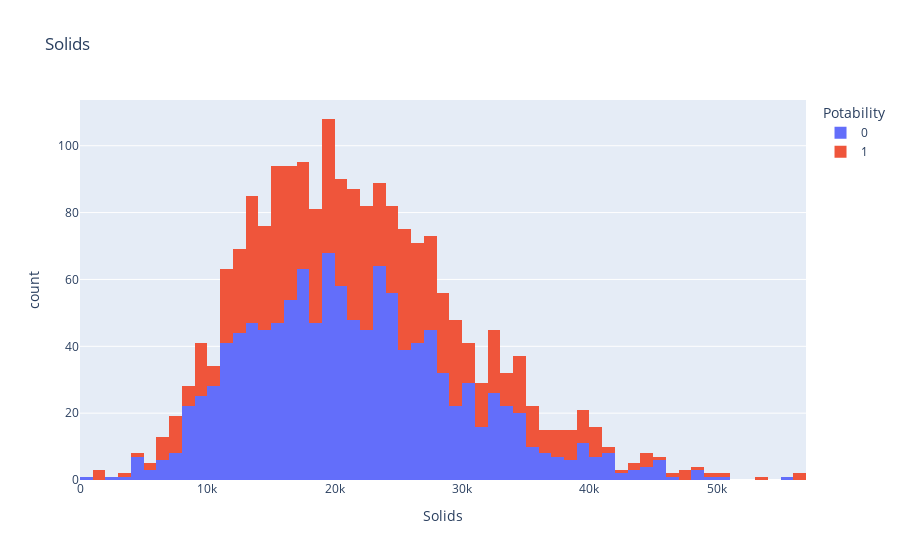

Notebook cell for this chart:
### Code cell
figure = px.histogram(df, x = "Solids", 
                      color = "Potability", 
                      title= "Solids")
figure.show()

### Figure 1 — Plotly figure (JSON) as saved in the notebook; plotly's stock layout.template omitted (floating-point values rounded to 4 significant figures; data arrays with more than 128 entries replaced by an {"elided": "..."} marker saying what was removed)
{"data": [{"alignmentgroup": "True", "bingroup": "x", "hovertemplate": "Potability=0<br>Solids=%{x}<br>count=%{y}<extra></extra>", "legendgroup": "0", "marker": {"color": "#636efa", "pattern": {"shape": ""}}, "name": "0", "offsetgroup": "0", "orientation": "v", "showlegend": true, "type": "histogram", "x": {"elided": "1200 float values"}, "xaxis": "x", "yaxis": "y"}, {"alignmentgroup": "True", "bingroup": "x", "hovertemplate": "Potability=1<br>Solids=%{x}<br>count=%{y}<extra></extra>", "legendgroup": "1", "marker": {"color": "#EF553B", "pattern": {"shape": ""}}, "name": "1", "offsetgroup": "1", "orientation": "v", "showlegend": true, "type": "histogram", "x": {"elided": "811 float values"}, "xaxis": "x", "yaxis": "y"}], "layout": {"barmode": "relative", "legend": {"title": {"text": "Potability"}, "tracegroupgap": 0}, "title": {"text": "Solids"}, "xaxis": {"anchor": "y", "domain": [0, 1], "title": {"text": "Solids"}}, "yaxis": {"anchor": "x", "domain": [0, 1], "title": {"text": "count"}}}}
